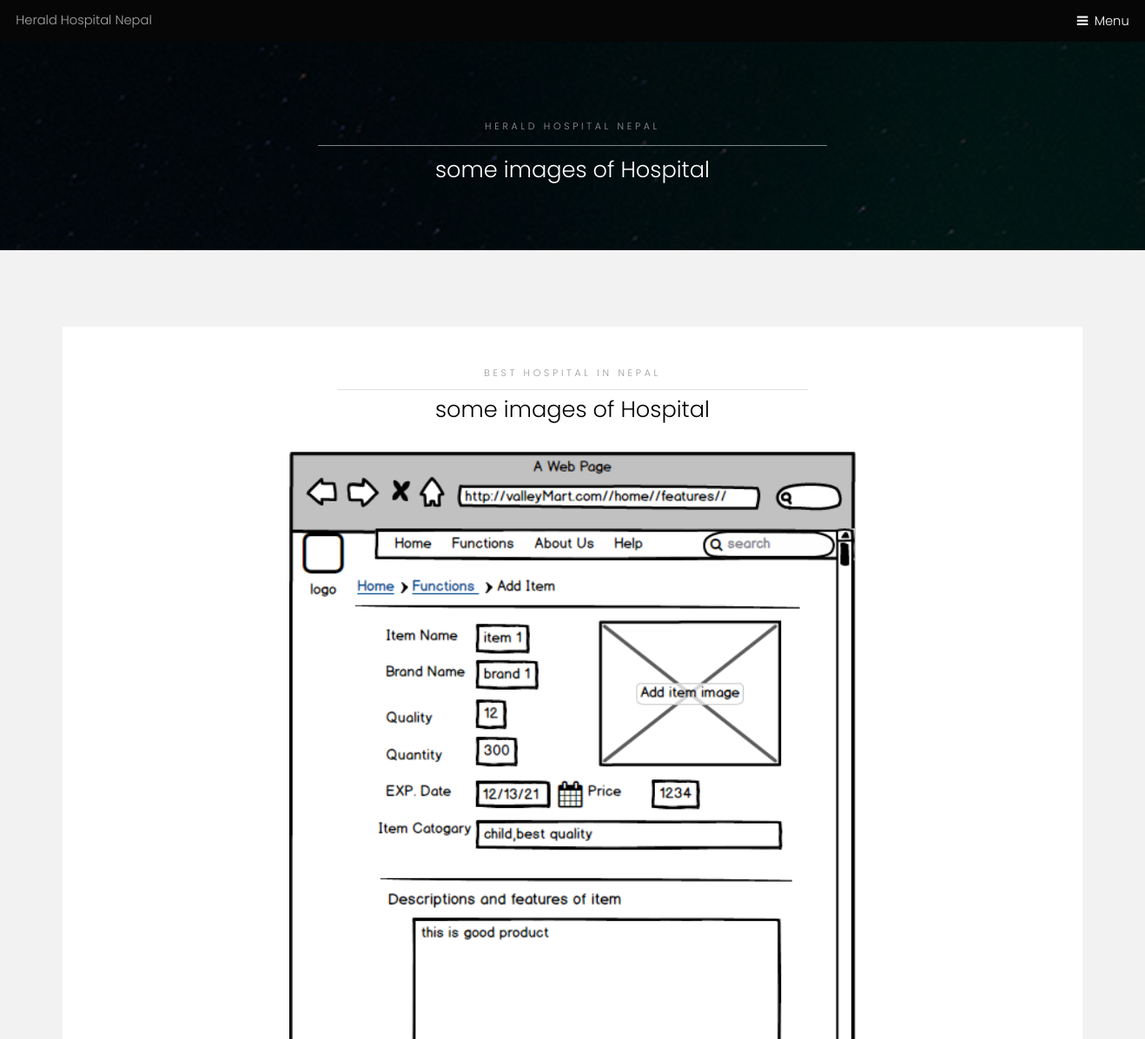
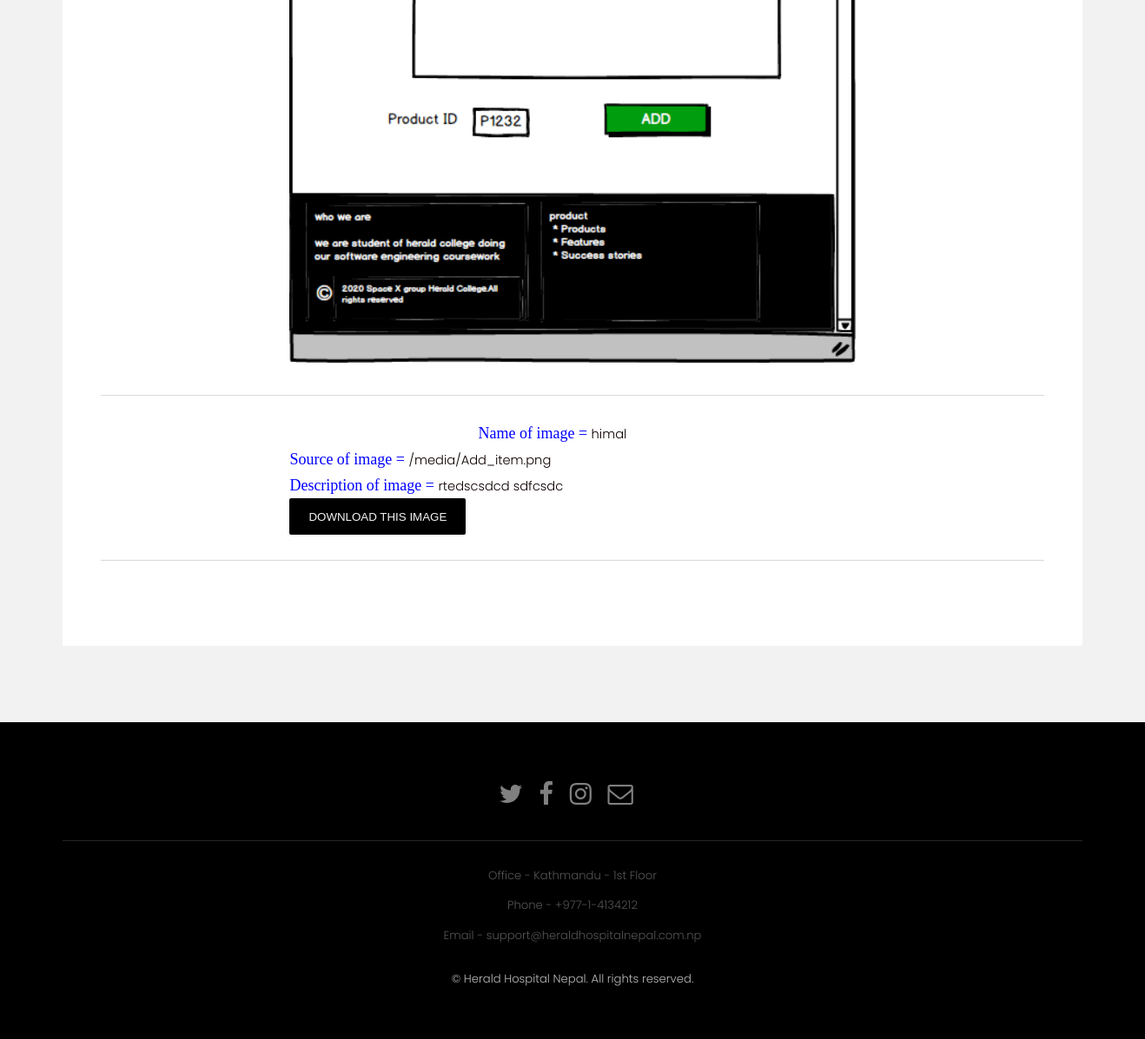
Before: /image/ with the older database file (2 pictures, top to bottom).
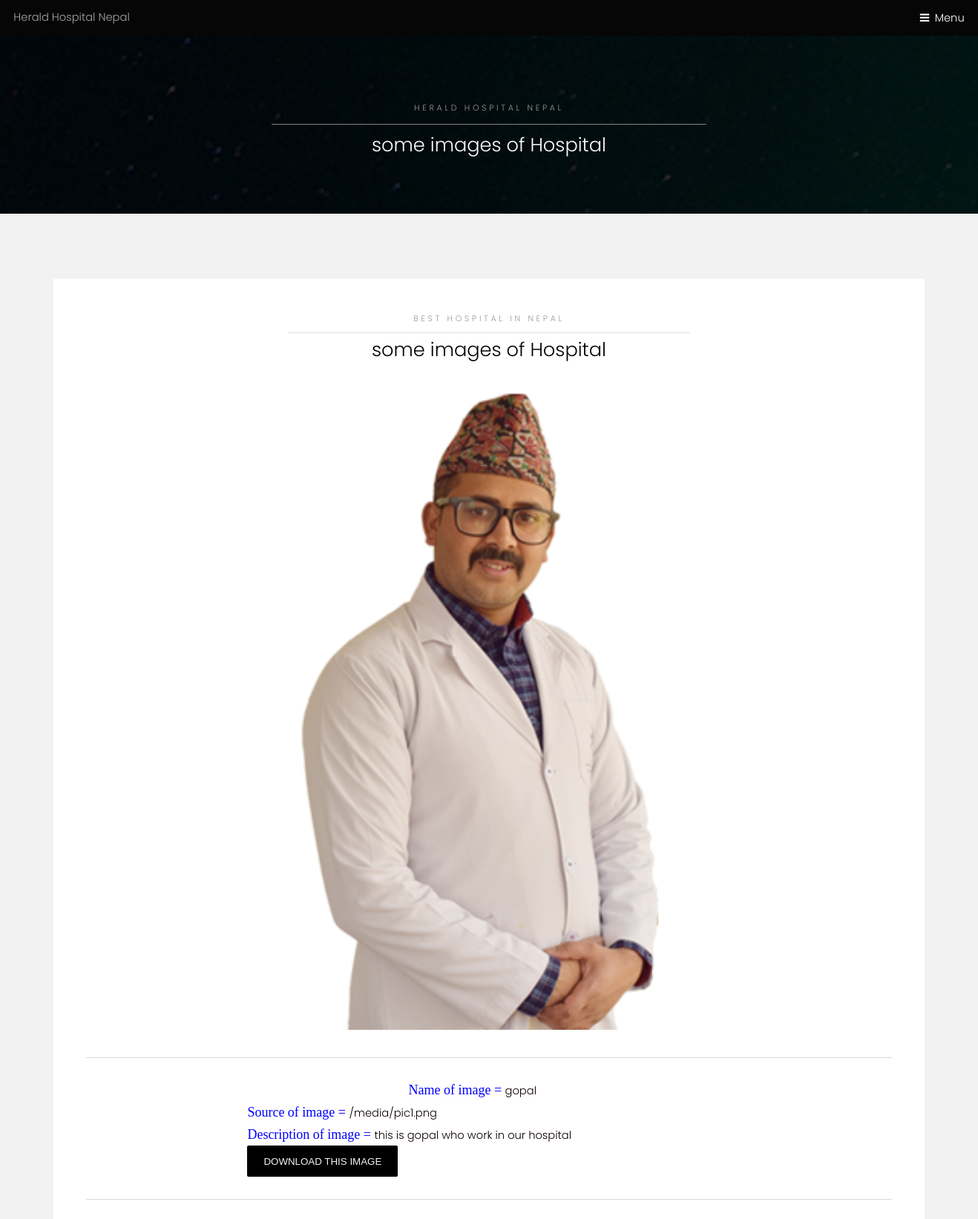
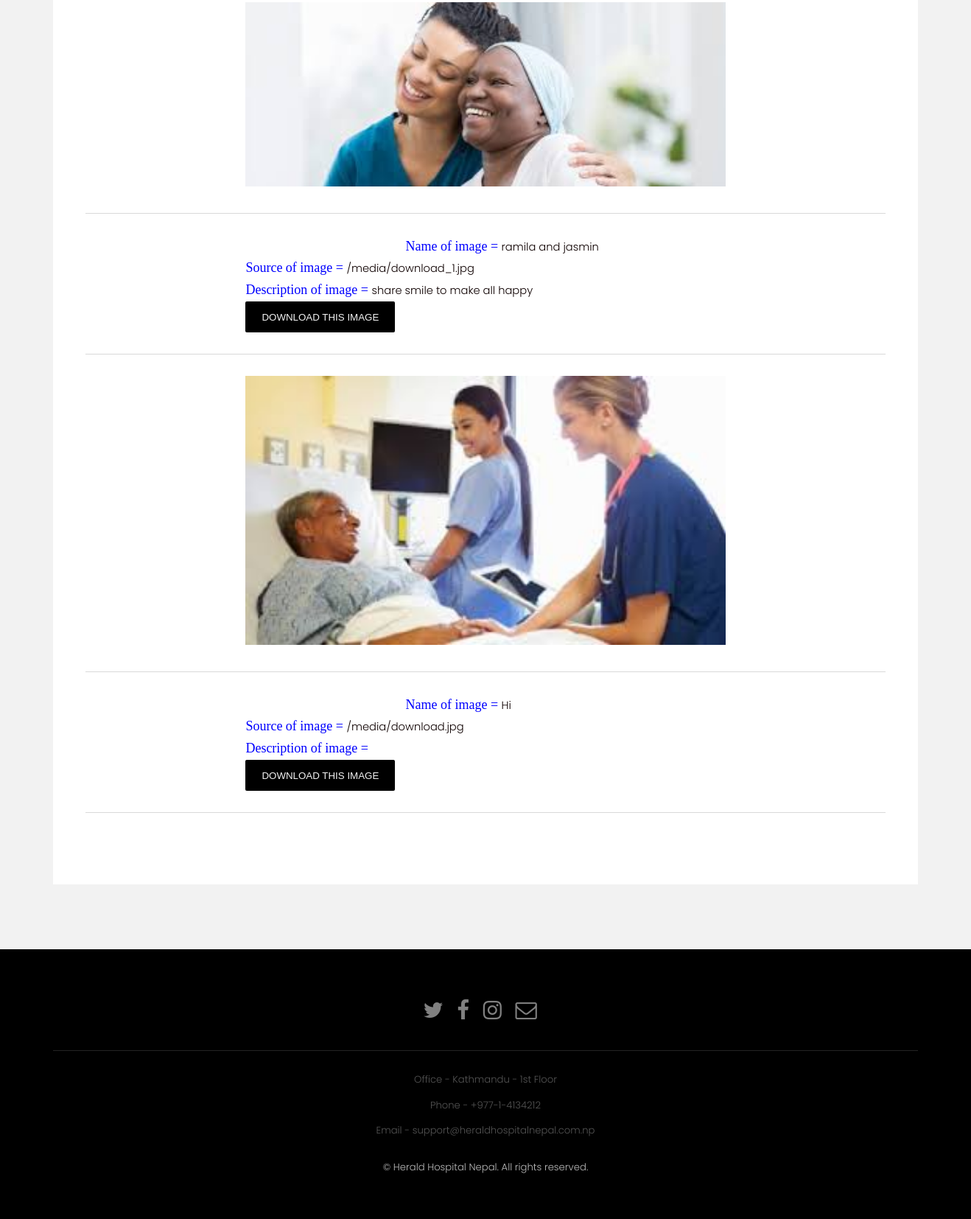
After: the same page with the newer database file (2 pictures, top to bottom).
### Hospital/models.py (models this page shows)
class patientPic(models.Model):
    pictureName=models.CharField(max_length=25)
    profilePic =models.ImageField(upload_to ="")
    aboutPic=models.CharField(max_length=300)

### Hospital/views.py (the view)
# urls.py: path('image/',view_showimage),
def view_showimage(request):
    patientPicture=patientPic.objects.all()
    return render(request, 'image/images.html', {'patient':patientPicture})

### Hospital/templates/image/images.html (shortened to what this page needs)
<!DOCTYPE HTML>
<html>
	<head>
		{% load static %}
        <link rel="stylesheet" href={% static "assets/css/main.css" %}/>
	</head>
	<body class="subpage">
			<header id="header">
				<div class="logo">Herald Hospital Nepal</div>
				<a href="#menu">Menu</a>
			</header>
			<section id="One" class="wrapper style3">
				<div class="inner">
					<header class="align-center">
						<p>Herald Hospital Nepal</p>
						<h2>some images of Hospital</h2>
					</header>
				</div>
			</section>
		<section id="two" class="wrapper style2">
			<div class="inner">
				<div class="box">
					<div class="content">
						<header class="align-center">
							<p>Best hospital in Nepal</p>
							<h2>some images of Hospital</h2>
						</header>
								{% for pic in patient %}
								<dev class=images>
								<img src='{{pic.profilePic.url}}' height=60% width=60%>	<br><hr>
							</dev>
							<dev class=images>
							<font color="blue" class="about">Name of image = </font>{{pic.pictureName}}<br>
							</dev>
							<dev class=images>
								<font color="blue" class="about">Source of image = </font>{{pic.profilePic.url}}<br>
								</dev>
								<dev class=images>
									<font color="blue" class="about">Description of image = </font>{{pic.aboutPic}}
									<br>
									<dev class=images>
										<a href='{{pic.profilePic.url}}' download><button>download this image</button></a>
										<br<hr>
										<hr>
								{% empty %}
								There are no image availble. Please upload image to view.
                                {% endfor %}
                                </dev>
					</div>
				</div>
			</div>
		</section>
			<footer id="footer">
				<div class="container">
						<ul class="icons">
						<li><a href="twitter.com" class="icon fa-twitter"><span class="label">Twitter</span></a></li>
						<li><a href="facebook.com" class="icon fa-facebook"><span class="label">Facebook</span></a></li>
						<li><a href="instagram.com" class="icon fa-instagram"><span class="label">Instagram</span></a></li>
						<li><a href="gmail.com" class="icon fa-envelope-o"><span class="label">Email</span></a></li></br>
						<hr>
						<h5>Office - Kathmandu - 1st Floor</h5>
						<h5>Phone - +977-1-4134212</h5>
						<h5>Email - support@heraldhospitalnepal.com.np </h5>
				</div>
					<div class="copyright">
					&copy; Herald Hospital Nepal. All rights reserved.
				</div>
			</footer>
		 {% load static %}
		 {% load static %}
		 {% load static %}
		 {% load static %}
		 {% load static %}
	</body>
</html>

### Hospital/templates/image/images.html (style rules this page uses)
.images { margin-left: 20%; margin-right: 20%; }
.about { font-size: 18px; font-family:'Times New Roman', Times, serif; }

Changed rows visible on the page:
changed patientPic: profilePic: a different picture; pictureName "himal" → "gopal"; profilePic "/media/Add_item.png" → "/media/pic1.png"; aboutPic "rtedscsdcd sdfcsdc" → "this is gopal who work in our hospital"
added patientPic: profilePic (picture), pictureName "ramila and jasmin", profilePic "/media/download_1.jpg", aboutPic "share smile to make all happy"
added patientPic: profilePic (picture), pictureName "Hi", profilePic "/media/download.jpg"
